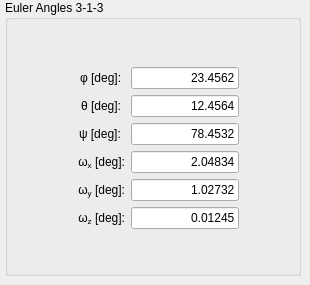
      <widget class="QWidget" name="Euler313Page">
       <widget class="QGroupBox" name="groupBox_12">
        <property name="geometry">
         <rect>
          <x>5</x>
          <y>0</y>
          <width>296</width>
          <height>276</height>
         </rect>
        </property>
        <property name="title">
         <string>Euler Angles 3-1-3</string>
        </property>
        <property name="flat">
         <bool>true</bool>
        </property>
        <widget class="QWidget" name="formLayoutWidget_9">
         <property name="geometry">
          <rect>
           <x>5</x>
           <y>20</y>
           <width>291</width>
           <height>256</height>
          </rect>
         </property>
         <layout class="QFormLayout" name="formLayout_10">
          <property name="fieldGrowthPolicy">
           <enum>QFormLayout::FieldsStayAtSizeHint</enum>
          </property>
          <property name="labelAlignment">
           <set>Qt::AlignRight|Qt::AlignTrailing|Qt::AlignVCenter</set>
          </property>
          <property name="formAlignment">
           <set>Qt::AlignCenter</set>
          </property>
          <item row="0" column="0">
           <widget class="QLabel" name="alpha_6">
            <property name="text">
             <string>&amp;phi; [deg]: </string>
            </property>
            <property name="textFormat">
             <enum>Qt::RichText</enum>
            </property>
           </widget>
          </item>
          <item row="0" column="1">
           <widget class="QLineEdit" name="Euler313phi">
            <property name="text">
             <string>23.4562</string>
            </property>
            <property name="alignment">
             <set>Qt::AlignRight|Qt::AlignTrailing|Qt::AlignVCenter</set>
            </property>
           </widget>
          </item>
          <item row="1" column="0">
           <widget class="QLabel" name="beta_6">
            <property name="text">
             <string>&amp;theta; [deg]: </string>
            </property>
            <property name="textFormat">
             <enum>Qt::RichText</enum>
            </property>
           </widget>
          </item>
          <item row="1" column="1">
           <widget class="QLineEdit" name="Euler313theta">
            <property name="text">
             <string>12.4564</string>
            </property>
            <property name="alignment">
             <set>Qt::AlignRight|Qt::AlignTrailing|Qt::AlignVCenter</set>
            </property>
           </widget>
          </item>
          <item row="2" column="0">
           <widget class="QLabel" name="gamma_6">
            <property name="text">
             <string>&amp;psi; [deg]: </string>
            </property>
            <property name="textFormat">
             <enum>Qt::RichText</enum>
            </property>
           </widget>
          </item>
          <item row="2" column="1">
           <widget class="QLineEdit" name="Euler313psi">
            <property name="text">
             <string>78.4532</string>
            </property>
            <property name="alignment">
             <set>Qt::AlignRight|Qt::AlignTrailing|Qt::AlignVCenter</set>
            </property>
           </widget>
          </item>
          <item row="3" column="1">
           <widget class="QLineEdit" name="Euler313omegaX">
            <property name="text">
             <string>2.04834</string>
            </property>
            <property name="alignment">
             <set>Qt::AlignRight|Qt::AlignTrailing|Qt::AlignVCenter</set>
            </property>
           </widget>
          </item>
          <item row="4" column="1">
           <widget class="QLineEdit" name="Euler313omegaY">
            <property name="text">
             <string>1.02732</string>
            </property>
            <property name="alignment">
             <set>Qt::AlignRight|Qt::AlignTrailing|Qt::AlignVCenter</set>
            </property>
           </widget>
          </item>
          <item row="5" column="1">
           <widget class="QLineEdit" name="Euler313omegaZ">
            <property name="text">
             <string>0.01245</string>
            </property>
            <property name="alignment">
             <set>Qt::AlignRight|Qt::AlignTrailing|Qt::AlignVCenter</set>
            </property>
           </widget>
          </item>
          <item row="4" column="0">
           <widget class="QLabel" name="raan_19">
            <property name="text">
             <string>ω&lt;span style=&quot;vertical-align:sub;&quot;&gt;y&lt;/span&gt; [deg]:</string>
            </property>
            <property name="alignment">
             <set>Qt::AlignRight|Qt::AlignTrailing|Qt::AlignVCenter</set>
            </property>
           </widget>
          </item>
          <item row="3" column="0">
           <widget class="QLabel" name="raan_20">
            <property name="text">
             <string>ω&lt;span style=&quot;vertical-align:sub;&quot;&gt;x&lt;/span&gt; [deg]:</string>
            </property>
            <property name="alignment">
             <set>Qt::AlignRight|Qt::AlignTrailing|Qt::AlignVCenter</set>
            </property>
           </widget>
          </item>
          <item row="5" column="0">
           <widget class="QLabel" name="raan_21">
            <property name="text">
             <string>ω&lt;span style=&quot;vertical-align:sub;&quot;&gt;z&lt;/span&gt; [deg]:</string>
            </property>
            <property name="alignment">
             <set>Qt::AlignRight|Qt::AlignTrailing|Qt::AlignVCenter</set>
            </property>
           </widget>
          </item>
         </layout>
        </widget>
       </widget>
      </widget>
